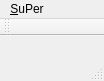
<?xml version="1.0" encoding="UTF-8"?>
<ui version="4.0">
 <class>MainWindow</class>
 <widget class="QMainWindow" name="MainWindow">
  <property name="geometry">
   <rect>
    <x>0</x>
    <y>0</y>
    <width>104</width>
    <height>81</height>
   </rect>
  </property>
  <property name="windowTitle">
   <string>SuPer v0.6 (04/06/2012 by PhA)</string>
  </property>
  <property name="documentMode">
   <bool>false</bool>
  </property>
  <widget class="QWidget" name="centralWidget"/>
  <widget class="QMenuBar" name="menuBar">
   <property name="geometry">
    <rect>
     <x>0</x>
     <y>0</y>
     <width>104</width>
     <height>20</height>
    </rect>
   </property>
   <widget class="QMenu" name="menuSuPer">
    <property name="title">
     <string>&amp;SuPer</string>
    </property>
    <addaction name="actionParametrer"/>
    <addaction name="separator"/>
    <addaction name="menuQuitter"/>
   </widget>
   <addaction name="menuSuPer"/>
  </widget>
  <widget class="QToolBar" name="mainToolBar">
   <attribute name="toolBarArea">
    <enum>TopToolBarArea</enum>
   </attribute>
   <attribute name="toolBarBreak">
    <bool>false</bool>
   </attribute>
  </widget>
  <widget class="QStatusBar" name="statusBar"/>
  <action name="menuQuitter">
   <property name="text">
    <string>&amp;Quitter</string>
   </property>
   <property name="toolTip">
    <string>Quitter l'application</string>
   </property>
  </action>
  <action name="badgesMaintenance">
   <property name="text">
    <string>&amp;Maintenance</string>
   </property>
   <property name="toolTip">
    <string>MES, HS, Pile</string>
   </property>
  </action>
  <action name="actionBadgesAffecter">
   <property name="text">
    <string>&amp;Affecter/Désaffecter</string>
   </property>
   <property name="toolTip">
    <string>Affecter ou désaffecter un badge à une personne</string>
   </property>
  </action>
  <action name="videosMaintenance">
   <property name="text">
    <string>&amp;Maintenance</string>
   </property>
   <property name="toolTip">
    <string>Gérer les caméras</string>
   </property>
  </action>
  <action name="menuDoc">
   <property name="text">
    <string>&amp;Doc</string>
   </property>
   <property name="toolTip">
    <string>Documentation du logiciel SuPer</string>
   </property>
  </action>
  <action name="videosVoir">
   <property name="text">
    <string>&amp;Voir</string>
   </property>
   <property name="toolTip">
    <string>Voir les images des caméras</string>
   </property>
  </action>
  <action name="actionGerer_les_exploitants">
   <property name="text">
    <string>Gérer les &amp;exploitants</string>
   </property>
  </action>
  <action name="actionGerer_les_lecteurs">
   <property name="text">
    <string>Gérer les &amp;lecteurs RFID</string>
   </property>
  </action>
  <action name="actionGerer_les_personnes">
   <property name="text">
    <string>Gérer les &amp;personnes</string>
   </property>
  </action>
  <action name="actionGerer_les_badges">
   <property name="text">
    <string>Gérer les &amp;badges RFID</string>
   </property>
  </action>
  <action name="actionGerer_les_cameras">
   <property name="text">
    <string>Gérer les &amp;caméras</string>
   </property>
  </action>
  <action name="actionParametrer">
   <property name="text">
    <string>&amp;Paramétrer</string>
   </property>
  </action>
 </widget>
 <layoutdefault spacing="6" margin="11"/>
 <resources/>
 <connections/>
</ui>
